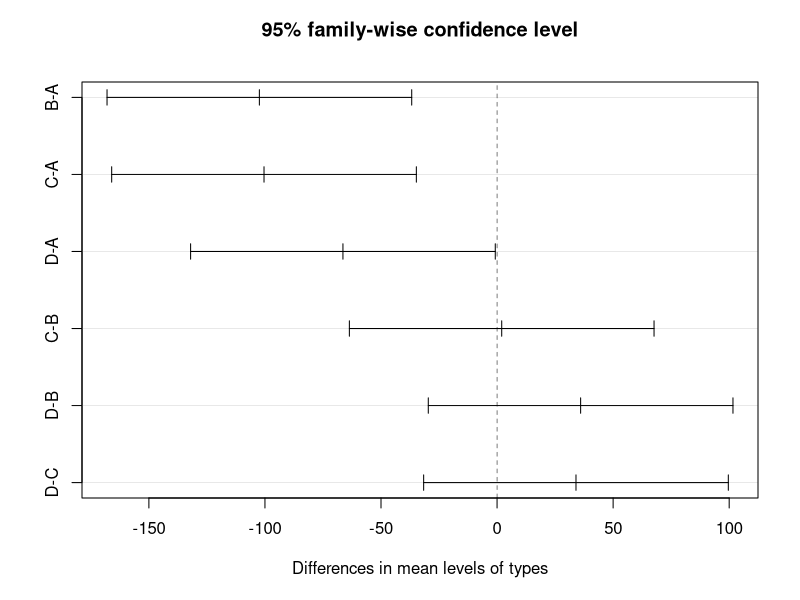
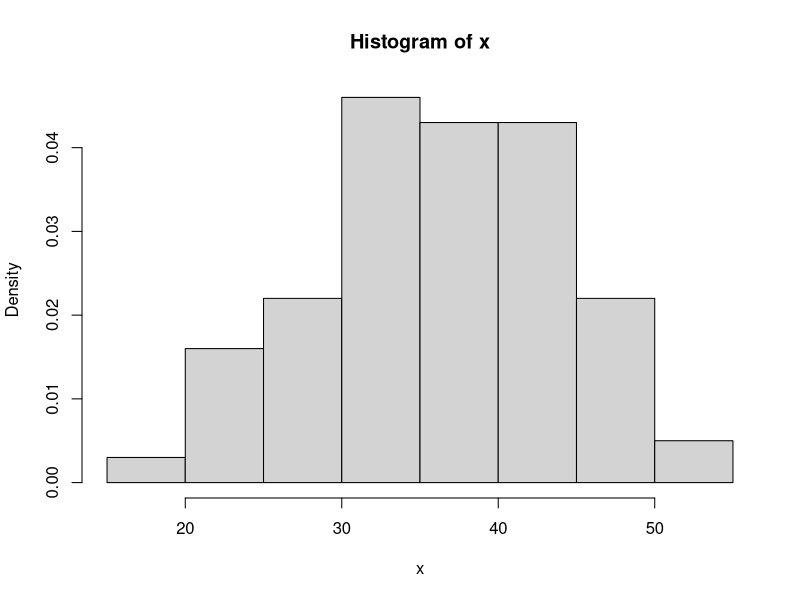

R code for these plots, in order:
library(MASS)
library(TeachingDemos)
library(lattice)
library(car)

can_reject <- function(pvalue, alpha) {
  if(pvalue <= alpha) {
    message("Odrzucamy H0, ponieważ ", pvalue, " ≤ ", alpha)
  } else {
    message("Nie ma podstaw do odrzucenia H0, ponieważ ", 
            pvalue, " > ", alpha)
  }
}


# kol1
# 1
data = c(20.4, 24.2, 18.6, 19.6, 23.0, 21.8)
sigma.test(data, conf.level = .95)

# 2
data = rep(c(5, 15, 25), c(7, 15, 3))
sqrt(sigma.test(data, conf.level = 0.95)$conf)
result = t.test(data, mu = 13, alternative = "greater")$p.value
can_reject(result, 0.05)

# 3
data = c(16,28,32,14,10)
alpha = .1

sum(data)/5 # można korzystać z testu
result = chisq.test(data)$p.value

can_reject(result, alpha)
# nie jest z równomiernego

# 4
data = c(1.017, 1.021, 10.015, 1.019, 1.022, 1.019)
alpha = 0.01
result = sigma.test(data, conf.level = 1-alpha, alt="greater", sigmasq=0.001)
can_reject(result$p.value, alpha)
# nie ma podstaw do odrzucenia H0 - wariancja jest równa 

alpha = 0.05
sigma.test(data, conf.level=1-alpha)

# kol2
# 1
set.seed(111)
lambda = 1/4
N = 27
x = rexp(N, lambda)
fit = fitdistr(x, "exponential")
fit$estimate
(pexp(7, fit$estimate, lower.tail = FALSE))

# 2
# Sprawdzamy, czy możemy skorzystać z prop.test():
(all(c(97, 250-97) > 5))
prop.test(97, 250, conf.level=0.99)

# 3
barley$yield
barley$site
alpha = 0.05
x = barley$yield[barley$site == "Waseca"]
result = t.test(x, mu=50, conf.level=1-alpha, alternative="less")
can_reject(result$p.value, alpha)
# H0 mu=50

# 4
alpha = 0.05
x = cats$Bwt
x1 = x[cats$Sex == "M"]
x2 = x[cats$Sex == "F"]
result = var.test(x1, x2, alternative = "two.sided")
can_reject(result$p.value, alpha)
# są różne

# 5
alpha = 0.05
x = c(-0.89, -0.13, -0.05, 1.18, 0.25)
result = ks.test(x, "pt", df=30)
can_reject(result$p.value, alpha)

# 6
times = c(163, 205, 197, 286, 172,
           87, 106, 101, 94, 123,
           82, 153, 87, 103, 96,
           104, 136, 98, 207, 146)
types = as.factor(rep(c("A", "B", "C", "D"), rep(5, 4)))
alpha = 0.05

simplify2array(tapply(
  times, 
  types, 
  function(x) { shapiro.test(x)[1:2] }))
# są normalne

(test_result <- leveneTest(times, types, center = mean))
model <- lm(times ~ types)
summary(model)
(tukey <- TukeyHSD(aov(model)))
plot(tukey)



# kol3
# 1
set.seed(123)
N <- 25
lambda <- 6
X <- rexp(N, lambda)
(fit <- fitdistr(X, "exponential"))
(qexp(0.9, fit$estimate))

# 2
x = crabs$CW
mean(x)
var(x)
median(x)
quantile(x, 0.8)

hist_data <- hist(x, freq = FALSE)
(test_result <- shapiro.test(X))
pvalue <- test_result$p.value
can_reject(pvalue, 0.05)
sqrt(sigma.test(x, conf.level=0.95)$conf.int)

# 3
(all(c(24, 500-24) > 5))
result = binom.test(24, 500, 0.04, alt="greater")
can_reject(result$p.value, 0.05)
# czyli nie mam podstaw by odrzucic że prawd.  = 0.04
# błąd na githubie gościa w kodzie?
result = binom.test(24, 500, conf.level = 0.99)
result

# 4
alpha = 0.05
data = c(22, 30, 22, 16, 10)
lambda = 2
p_data = c(dpois(0:3 , lambda = lambda), ppois(3, lambda, lower.tail = FALSE))

sum(data)*p_data
result = chisq.test(x = data , p = p_data)
can_reject(result$p.value, alpha)         
# Nie ma podstaw do odrzucenia H0, ponieważ 0.08864 > 0.01.
# Zatem badana próba losowa może pochodzić z rozważanego rozkładu.

# 5
X <- anorexia$Prewt[anorexia$Treat == "CBT"]
Y <- anorexia$Postwt[anorexia$Treat == "CBT"]
alpha = 0.05
result = t.test(X, Y, conf.level = 1-alpha, paired=TRUE, alt="l")
can_reject(result$p.value, alpha)       

delta <- 3
(test_result <- power.t.test(n = length(X), 
                             delta = delta,
                             sd = sd(Y - X),
                             sig.level = alpha,
                             type = "paired",
                             alternative = "one.sided"))
power <- test_result$power
(result <- 1 - power)

# Prawdopodobieństwo to wynosi: 0.3044165


# kol4
# 1


# 2

# 3

# 4

# 5
